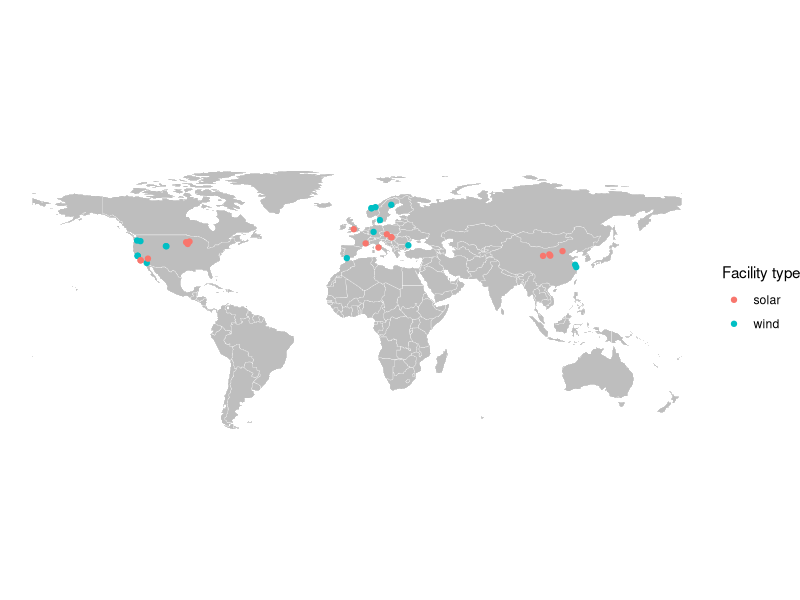
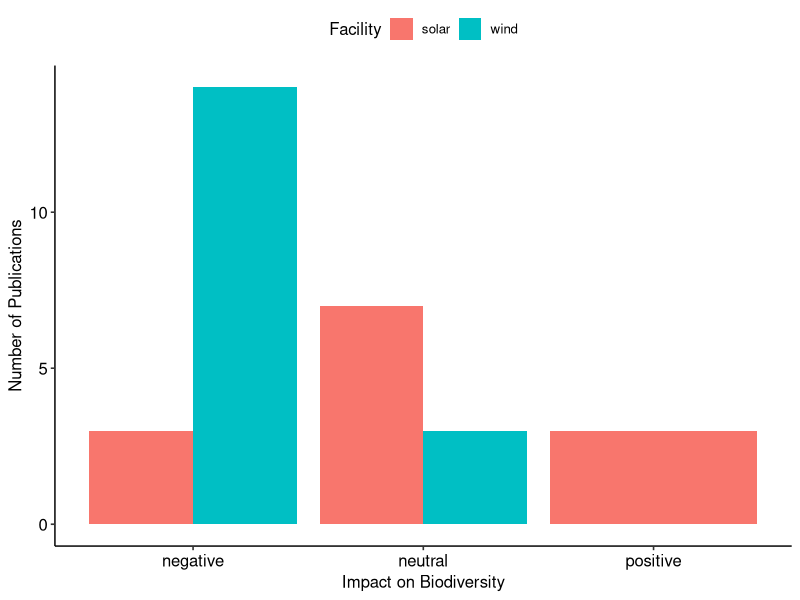
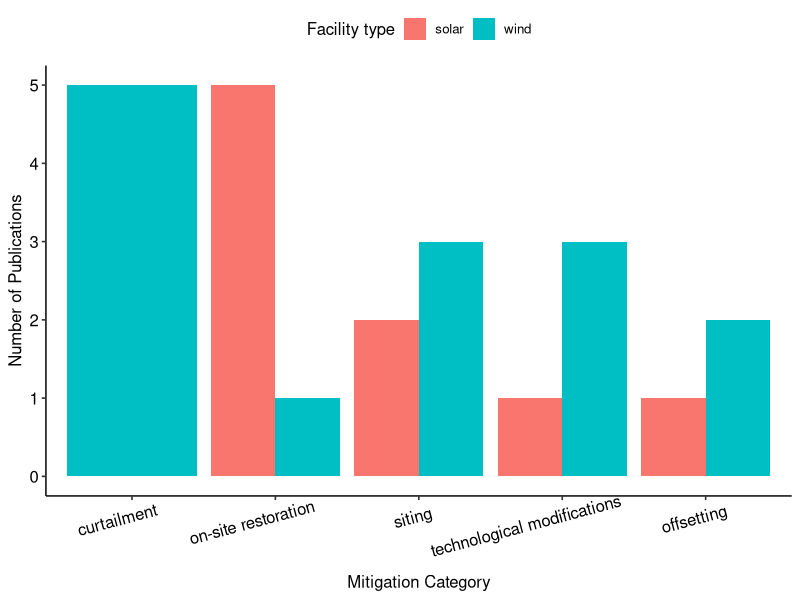
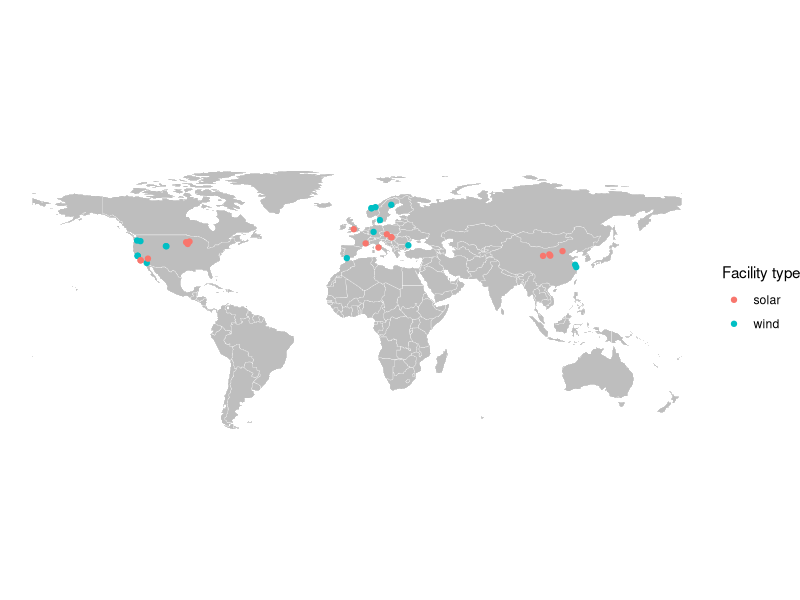
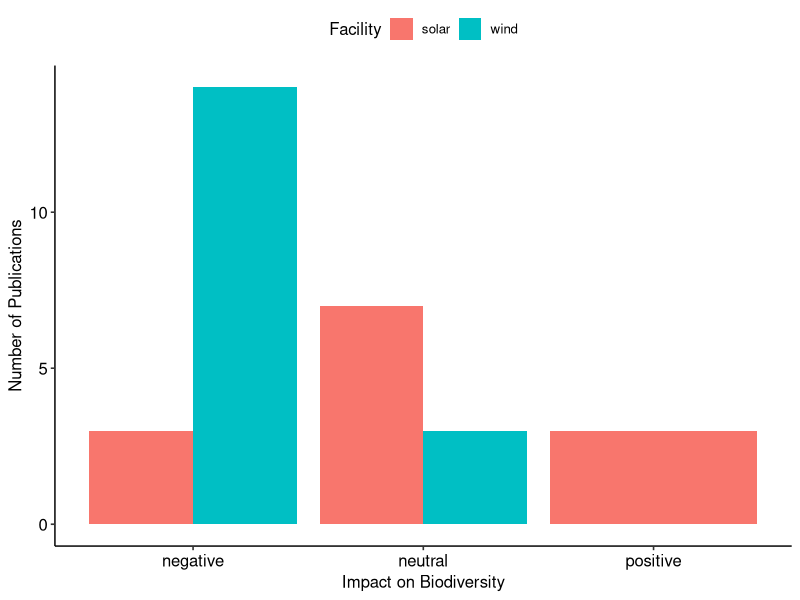
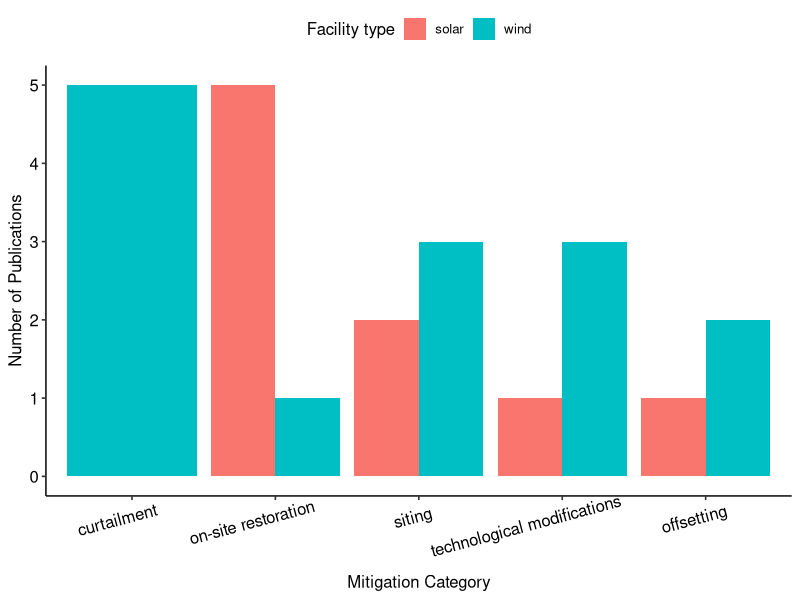
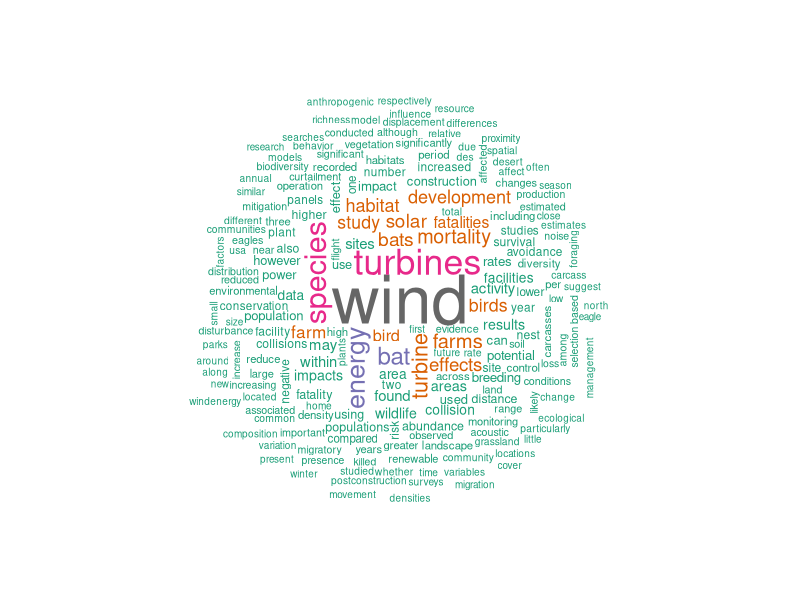
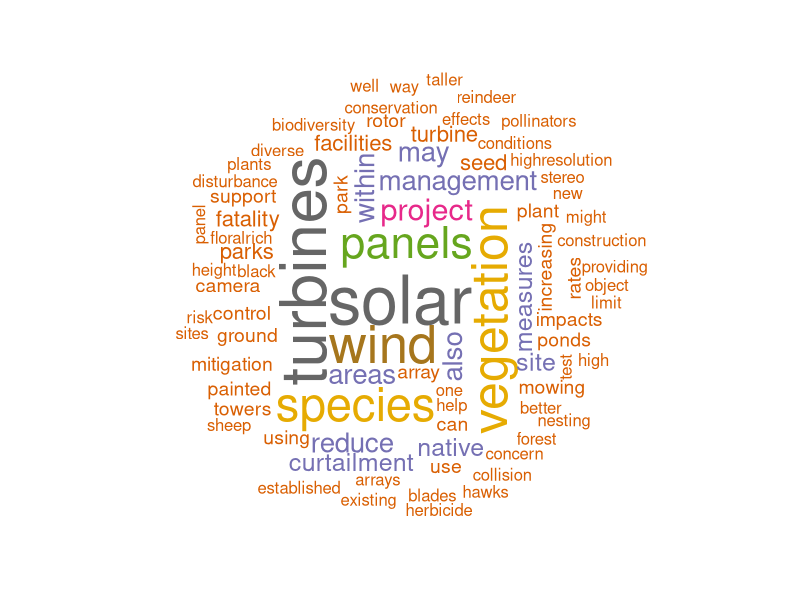

The R source for these figures, in order:
# source(scripts/install_packages.R) # uncomment and run to install necessary packages

library(tidyverse)
library(sf)
library(terra)
library(rnaturalearth)
library(ggpubr)
#install.packages("wordcloud")
library(wordcloud)
#install.packages("tm")
library(tm)



#### figures from more final data ####

# get data
sysrevdata <- readr::read_csv("data_input/wind_solar_biodiversity_sysreview_v2_20240930.csv")

# how many papers included currently?

length(unique(sysrevdata$title))
# 315

# filter to just unique papers, then count # wind, # solar
sysrevdata %>%
  dplyr::select(title, wind_solar) %>%
  dplyr::distinct() %>%
  dplyr::select(wind_solar) %>%
  table()
# wind_solar
# solar         wind windandsolar 
# 44          270            1 

# filter to just unique papers, then count # impact, # mitigation
sysrevdata %>%
  dplyr::select(title, topic) %>%
  dplyr::distinct() %>%
  dplyr::select(topic) %>%
  table()
# topic
# impact impactandmitigation          mitigation 
# 275                  20                  20 

# filter to just unique papers, then count wind/solar vs impact/mitigation
sysrevdata %>%
  dplyr::select(title, wind_solar, topic) %>%
  dplyr::distinct() %>%
  dplyr::group_by(wind_solar, topic) %>%
  dplyr::summarise(count_by_windsolarimpactmitigation = n())
# wind_solar   topic               count_by_windsolarimpactmitigation
# <chr>        <chr>                                            <int>
# 1 solar        impact                                              32
# 2 solar        impactandmitigation                                  4
# 3 solar        mitigation                                           8
# 4 wind         impact                                             242
# 5 wind         impactandmitigation                                 16
# 6 wind         mitigation                                          12
# 7 windandsolar impact                                               1


# locations ----

# count where studies located
sysrevdata %>%
  dplyr::select(title, region) %>%
  dplyr::distinct() %>%
  dplyr::select(region) %>%
  table()
# region
# Asia        Europe North America 
# 6            13            11 

# make map of locations of study
# first get world map data without Antarctica (not included)
worldmap <- rnaturalearth::ne_countries() %>% 
  filter(sovereignt != "Antarctica")

# then get spatial version of sys review data where lat/long available
sysrevlatlong <- sysrevdata %>%
  dplyr::select(title, wind_solar, latitude, longitude) %>%
  dplyr::filter(!is.na(latitude)) %>%
  dplyr::distinct() #%>%
  #sf::st_as_sf(coords = c("latitude", "longitude"))

# then plot background world map and points coloured by wind or solar
ggplot() +
  geom_sf(data = worldmap, fill = "grey", colour = "white", linewidth = 0.1) +
  theme_void() +
  geom_point(data = sysrevlatlong, aes(x = longitude, y = latitude, colour = wind_solar)) +
  labs(colour = "Facility type")
ggsave("figures/map_study_locations.png", width = 6, height = 4)
rm(worldmap, sysrevlatlong)



# and table for specific numbers
sysrevdata %>%
  dplyr::select(title, biodiversity_category) %>%
  dplyr::distinct() %>%
  dplyr::filter(!is.na(.$biodiversity_category)) %>% 
  dplyr::select(biodiversity_category) %>% 
  table()
# biodiversity_category
# Bats                       Birds  Invertebrates - Arthropods Invertebrates - Pollinators 
# 4                          11                           2                           1 
# Mammals                      Plants                    Reptiles 
# 2                           9                           1 

# make histogram of effect of wind and solar
sysrevdata %>%
  dplyr::select(title, wind_solar, effect_wind, effect_solar) %>%
  dplyr::distinct() %>%
  dplyr::filter_at(vars(effect_wind, effect_solar), any_vars(!is.na(.))) %>%
  tidyr::unite(col = "effect", effect_wind:effect_solar, na.rm = TRUE) %>%
  ggplot(aes(x = effect, fill = wind_solar)) +
  geom_bar(position = "dodge") +
  ggpubr::theme_pubr() +
  xlab("Impact on Biodiversity") +
  ylab("Number of Publications") +
  scale_fill_discrete(name = "Facility")
ggsave("figures/effect_development_barchart.png", width = 5, height = 4)

# mitigation ----

# now a bar chart showing mitigations suggested, and mitigation heirarchy
# given some have multiple suggestions have to summarise data a bit
sysrevdata %>%
  dplyr::select(title, mitigation_category, wind_solar) %>%
  dplyr::distinct() %>%
  dplyr::filter(!is.na(.$mitigation_category)) %>%
  # Split the categories and unnest them
  dplyr::mutate(mitigation_category = stringr::str_split(mitigation_category, ", ")) %>%
  tidyr::unnest(mitigation_category) %>%
  # Count occurrences of each category
  dplyr::group_by(mitigation_category, wind_solar) %>%
  dplyr::summarise(count = n(), .groups = 'drop') %>%
  ggplot(aes(x = reorder(mitigation_category, -count), y = count, fill = wind_solar)) +
  geom_bar(stat = "identity", position = "dodge") +
  ggpubr::theme_pubr() +
  xlab("Mitigation Category") +
  labs(fill = "Facility type") +
  ggpubr::rotate_x_text(angle = 15, hjust = 0.7, vjust = 0.9) +
  ylab("Number of Publications")
ggsave("figures/mitigation_cat_barplot.png", width = 5, height = 4)

# tables for numbers
sysrevdata %>%
  dplyr::select(title, `mitigation_suggested?`) %>%
  dplyr::distinct() %>%
  dplyr::filter(!is.na(.$`mitigation_suggested?`)) %>% 
  dplyr::select(`mitigation_suggested?`) %>% 
  table()
# mitigation_suggested?
#   no yes 
# 10  20 

# mitigation category
sysrevdata %>%
  dplyr::select(title, mitigation_category, wind_solar) %>%
  dplyr::distinct() %>%
  dplyr::filter(!is.na(.$mitigation_category)) %>%
  # Split the categories and unnest them
  dplyr::mutate(mitigation_category = stringr::str_split(mitigation_category, ", ")) %>%
  tidyr::unnest(mitigation_category) %>%
  # Count occurrences of each category
  dplyr::group_by(mitigation_category, wind_solar) %>%
  dplyr::summarise(count = n(), .groups = 'drop')
# mitigation_category         wind_solar count
# <chr>                       <chr>      <int>
# 1 curtailment                 wind           5
# 2 offsetting                  solar          1
# 3 offsetting                  wind           2
# 4 on-site restoration         solar          5
# 5 on-site restoration         wind           1
# 6 siting                      solar          2
# 7 siting                      wind           3
# 8 technological modifications solar          1
# 9 technological modifications wind           3

# explicit tests of mitigation
sysrevdata %>%
  dplyr::select(title, `mitigation_tested?`) %>%
  dplyr::distinct() %>%
  dplyr::filter(!is.na(.$`mitigation_tested?`)) %>% 
  dplyr::select(`mitigation_tested?`) %>% 
  table()
# mitigation_tested?
#   no yes 
# 23   7 

# explicit tests of mitigation
sysrevdata %>%
  dplyr::select(title, `mitigation_supported_by_explicit_test?`) %>%
  dplyr::distinct() %>%
  dplyr::filter(!is.na(.$`mitigation_supported_by_explicit_test?`)) %>% 
  dplyr::select(`mitigation_supported_by_explicit_test?`) %>% 
  table()
# mitigation_supported_by_explicit_test?
#   no yes 
# 3   7 

# word clouds suck really ----

# okay now let's try to make a word cloud from the abstracts
# Step 1: Create a corpus from the abstract column
corpus <- sysrevdata %>%
  dplyr::select(abstract) %>%
  dplyr::distinct()

corpus <-  tm::Corpus(tm::VectorSource(corpus))

# Step 2: Preprocess the data (convert to lower case, remove punctuation, etc.)
corpus <- tm_map(corpus, content_transformer(tolower))         # Convert to lowercase
corpus <- tm_map(corpus, removePunctuation)                    # Remove punctuation
corpus <- tm_map(corpus, removeNumbers)                        # Remove numbers
corpus <- tm_map(corpus, removeWords, stopwords("english"))    # Remove common stopwords
corpus <- tm_map(corpus, stripWhitespace)                      # Remove extra white spaces

# Step 3: Create a Document-Term Matrix
dtm <- tm::TermDocumentMatrix(corpus)
matrix <- as.matrix(dtm)
word_freqs <- sort(rowSums(matrix), decreasing = TRUE)  # Sum term frequencies
df_word_freqs <- data.frame(word = names(word_freqs), freq = word_freqs)

# Step 4: Generate the word cloud
set.seed(1234)  # For reproducibility
png("figures/wordcloud_abstract.png", width = 800, height = 800, res = 300)
wordcloud::wordcloud(words = df_word_freqs$word, freq = df_word_freqs$freq, 
          min.freq = 3,                              # Minimum frequency to include
          max.words = 200,                           # Maximum number of words in the cloud
          random.order = FALSE,                      # Arrange largest words centrally
          colors = brewer.pal(8, "Dark2"))           # Color palette
dev.off()

# needs lots more cleaning, ah well. what about mitigation text?

# Step 1: Create a corpus from the abstract column
corpus <- sysrevdata %>%
  dplyr::select(mitigation_text) %>%
  dplyr::distinct()

corpus <-  tm::Corpus(tm::VectorSource(corpus))

# Step 2: Preprocess the data (convert to lower case, remove punctuation, etc.)
corpus <- tm_map(corpus, content_transformer(tolower))         # Convert to lowercase
corpus <- tm_map(corpus, removePunctuation)                    # Remove punctuation
corpus <- tm_map(corpus, removeNumbers)                        # Remove numbers
corpus <- tm_map(corpus, removeWords, stopwords("english"))    # Remove common stopwords
corpus <- tm_map(corpus, stripWhitespace)                      # Remove extra white spaces

# Step 3: Create a Document-Term Matrix
dtm <- tm::TermDocumentMatrix(corpus)
matrix <- as.matrix(dtm)
word_freqs <- sort(rowSums(matrix), decreasing = TRUE)  # Sum term frequencies
df_word_freqs <- data.frame(word = names(word_freqs), freq = word_freqs)

# Step 4: Generate the word cloud
set.seed(1234)  # For reproducibility
png("figures/wordcloud_mitigationtext.png", width = 800, height = 800, res = 300)
wordcloud::wordcloud(words = df_word_freqs$word, freq = df_word_freqs$freq, 
                     min.freq = 3,                              # Minimum frequency to include
                     max.words = 200,                           # Maximum number of words in the cloud
                     random.order = FALSE,                      # Arrange largest words centrally
                     colors = brewer.pal(8, "Dark2"))           # Color palette
dev.off()

# okay yes word clouds maybe are just a bit too random to generate much of any
# insight, and need too much cleaning

rm(word_freqs, matrix, dtm, df_word_freqs, corpus)
